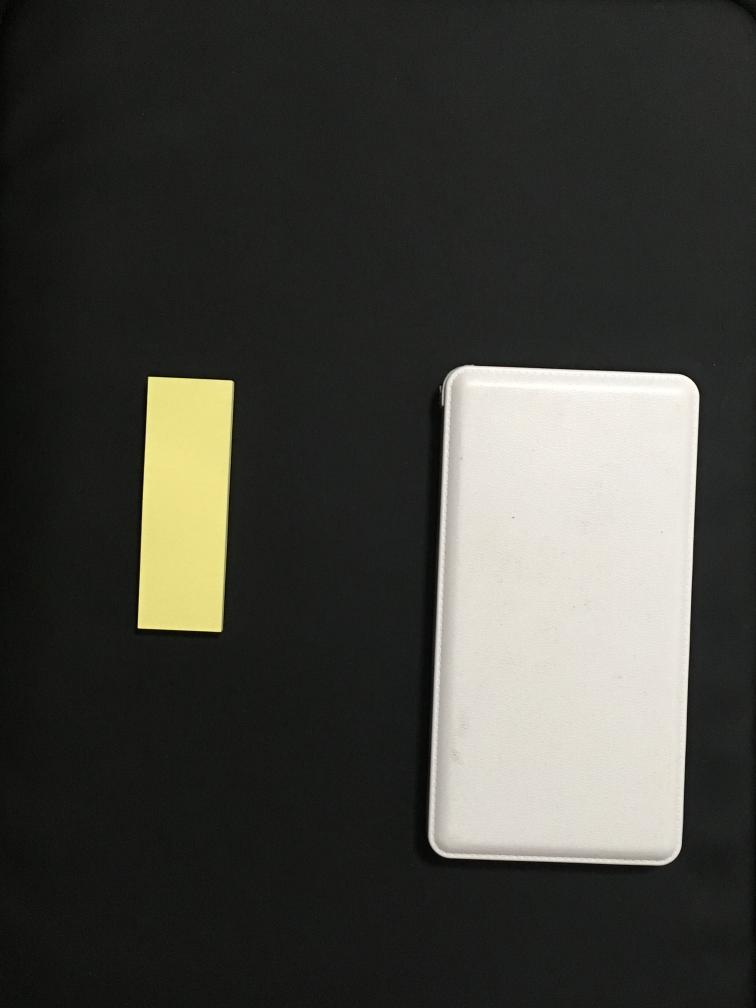
#> input picture jphacksImagrecognition/images2/correct.JPG, 3024 x 4032 px (shown at 1/4 size)
$ python setStaff.py   (older library calls are emulated)
#> lines starting #> are read from the running program, lines starting #| are printed output that depends on the picture
#!/usr/local/bin/python
#! -*- coding: utf-8 -*-

import cv2
import numpy as np
import pickle


# 指定した画像(path)の物体を検出し、外接矩形の画像を出力します


def detect_contour_num_staff(path, num_staff):

  # 画像を読込
#> called with path = './images2/correct.JPG', num_staff = 2
  src = cv2.imread(path, cv2.IMREAD_COLOR)
#> src is the input picture: shape (4032, 3024, 3); mean B, G, R 60.6, 66.2, 66.3

  # グレースケール画像読み込み
  gray0 = cv2.cvtColor(src, cv2.COLOR_BGR2GRAY)
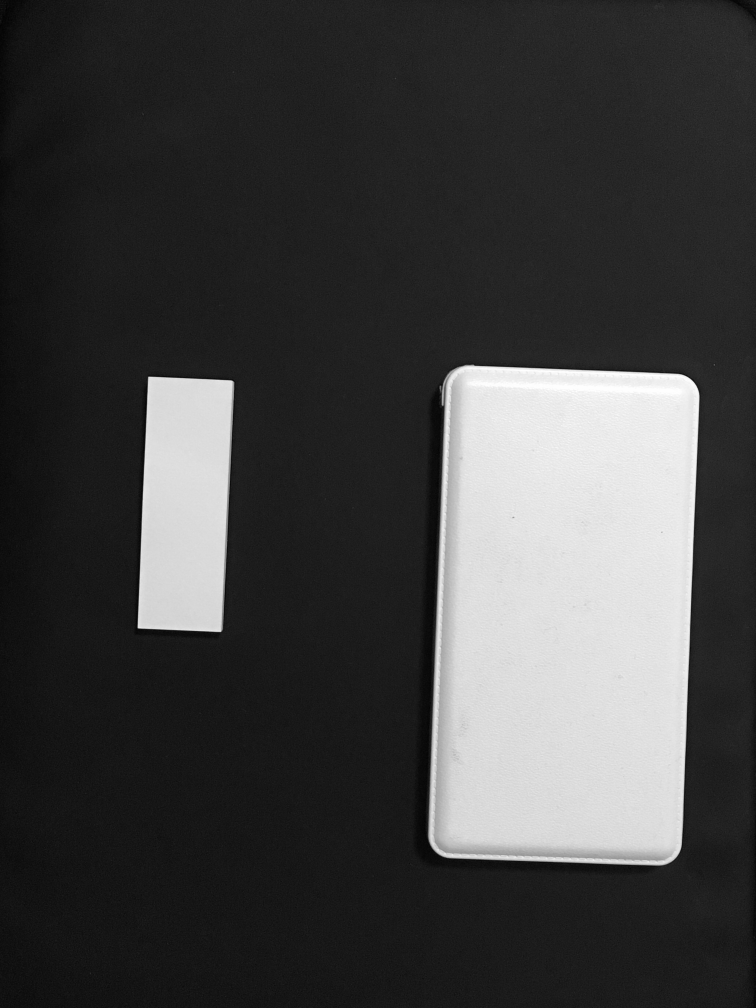
#> gray0: shape (4032, 3024) (shown at 1/4 size); min 0, max 255, mean 65.6
  #gray0 = cv2.GaussianBlur(src, (5, 5), 0)
  img = cv2.medianBlur(gray0, 5)
  gray = cv2.adaptiveThreshold(img, 255, cv2.ADAPTIVE_THRESH_GAUSSIAN_C,
                              cv2.THRESH_BINARY, 11, 2)
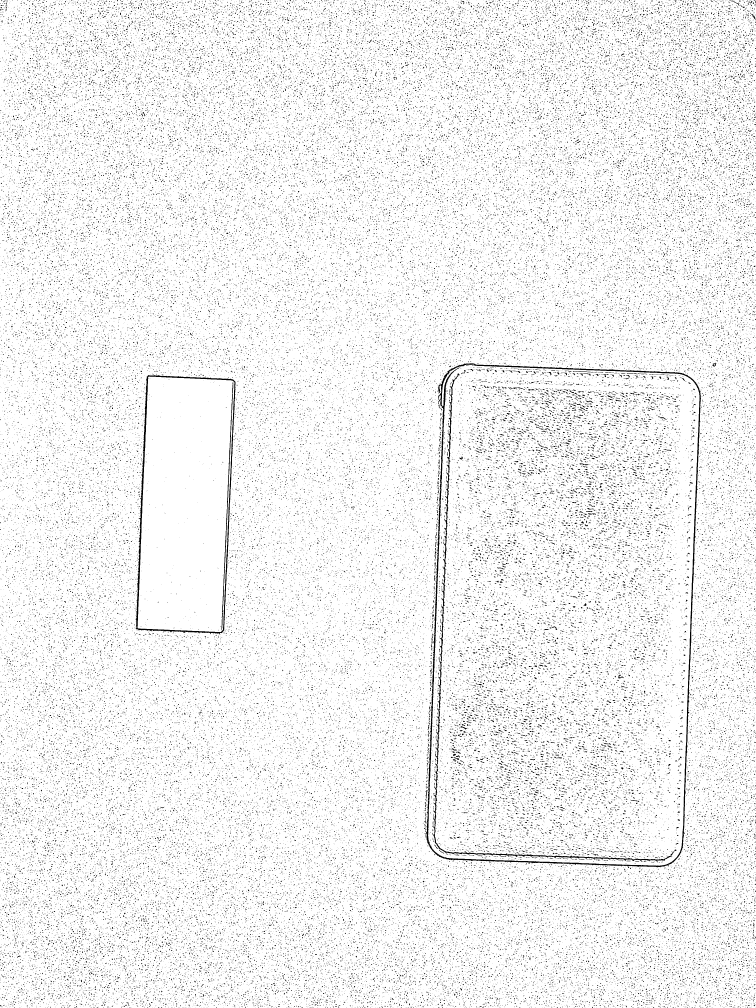
#> gray: shape (4032, 3024) (shown at 1/4 size); 94.6% white; black in thin lines or dots
  #gray = cv2.GaussianBlur(gray, (5, 5), 0)


  # 2値化
  #retval, bw = cv2.threshold(gray, 50, 255, cv2.THRESH_BINARY | cv2.THRESH_OTSU)

  #エッジング
  bw = cv2.Canny(gray, 10, 100)
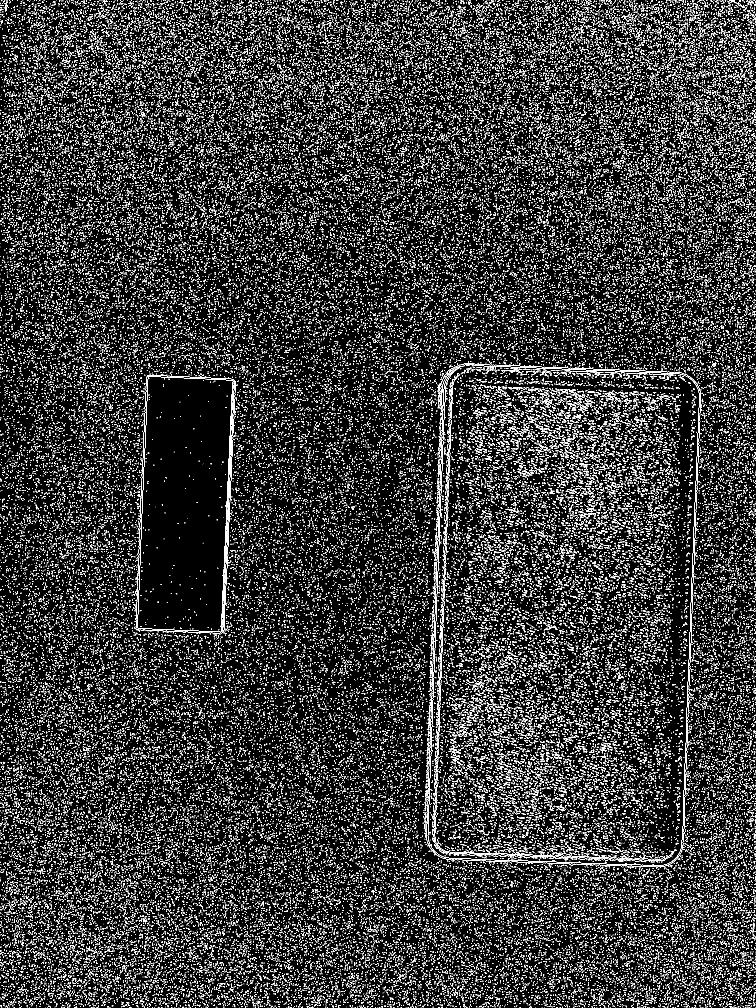
#> bw: shape (4032, 3024) (shown at 1/4 size); 7.1% white in thin lines or dots
  #bw = cv2.Sobel(gray, cv2.CV_8UC1,1, 0, ksize = 3)
  cv2.imwrite('edging.jpg', bw)

  # 輪郭を抽出
  #   contours : [領域][Point No][0][x=0, y=1]
  #   cv2.CHAIN_APPROX_NONE: 中間点も保持する
  #   cv2.CHAIN_APPROX_SIMPLE: 中間点は保持しない

  image, contours, hierarchy = cv2.findContours(

      bw, cv2.RETR_LIST, cv2.CHAIN_APPROX_NONE)
#> contours = 167878 contours
  # 矩形検出された数（デフォルトで0を指定）
  detect_count = 0

  #長方形の面積を大きい順に入れる配列
  #(中心座標x, y), (長さw, y)), (面積)
  lectangle_areaArray_temp = []
  counter_lectangle_array = 0
  # 各輪郭に対する処理
  for i in range(0, len(contours)):

    # 輪郭の領域を計算
    area = cv2.contourArea(contours[i])

    # ノイズ（小さすぎる領域）と全体の輪郭（大きすぎる領域）を除外
    if 1e3 < area:
      continue

    # 外接矩形
    if len(contours[i]) > 0:
      rect = contours[i]
      x, y, w, h = cv2.boundingRect(rect)

      lectangle_areaArray_temp.append([])
      lectangle_areaArray_temp[counter_lectangle_array].append((x, y))
      lectangle_areaArray_temp[counter_lectangle_array].append((w, h))
      lectangle_areaArray_temp[counter_lectangle_array].append(h*w)
      counter_lectangle_array += 1
#> this loop made 167878 passes
#> (area, rect, x, y, w, h) on passes 3, 5, 7, 8, 9, 10, 13, 16, 19, 20, 26, 29: (0, [[2462, 4031], [2463, 4031]], 2462, 4031, 2, 1), (0, [[2339, 4031], [2340, 4031]], 2339, 4031, 2, 1), (0, [[2178, 4031], [2179, 4031]], 2178, 4031, 2, 1), (0, [[2140, 4031], [2141, 4031]], 2140, 4031, 2, 1), (0, [[1858, 4031], [1859, 4031]], 1858, 4031, 2, 1), (0, [[1816, 4031], [1817, 4031]], 1816, 4031, 2, 1), (0, [[1269, 4031], [1270, 4031]], 1269, 4031, 2, 1), (0, [[1071, 4031], [1072, 4031]], 1071, 4031, 2, 1), (0, [[956, 4031], [957, 4031]], 956, 4031, 2, 1), (0, [[939, 4031], [940, 4031]], 939, 4031, 2, 1), (0, [[520, 4031], [521, 4031]], 520, 4031, 2, 1), (0, [[181, 4031], [182, 4031]], 181, 4031, 2, 1)
#> (area, x, y, w, h) on passes 1, 2, 4, 6, 11, 12: (0, 2990, 4031, 1, 1), (0, 2897, 4031, 1, 1), (0, 2400, 4031, 1, 1), (0, 2298, 4031, 1, 1), (0, 1303, 4031, 1, 1), (0, 1301, 4031, 1, 1)
#> after the loop, counter_lectangle_array = 167876; lectangle_areaArray_temp = 167876 items

  #大きい長方形のみを残す
  lectangle_areaArray_temp = sorted(
      lectangle_areaArray_temp, key=lambda x: x[2], reverse=True)
  lectangle_areaArray_new = [lectangle_areaArray_temp[i] for i in range(num_staff)]
#> lectangle_areaArray_new = [[(1727, 1462), (1071, 2001), 2143071], [(564, 1500), (378, 1038), 392364]]

  #長方形
  for i in range(len(lectangle_areaArray_new)):
    """
    # 外接矩形毎に画像を保存
    cv2.imwrite('./gaikei/' + str(detect_count) +
                '.jpg', src[y:y + h, x:x + w])
    detect_count = detect_count + 1
    """
    cv2.rectangle(src, (lectangle_areaArray_new[i][0][0], lectangle_areaArray_new[i][0][1]), (
        lectangle_areaArray_new[i][0][0] + lectangle_areaArray_new[i][1][0], lectangle_areaArray_new[i][0][1] + lectangle_areaArray_new[i][1][1]), (0, 255, 0), 2)
#> this loop made 2 passes

  # 外接矩形された画像を表示
  cv2.imwrite('output2.png', src)

  """
  #整理するものの位置、重さ情報を保存
  f = open('./info/sort_staff_list.txt', 'w')
  for line in lectangle_areaArray_new:
    f.write(str(line) + "\n")
  f.close()
  """

  with open('./info/sort_staff_list.pickle', mode='wb') as fo:
    pickle.dump(lectangle_areaArray_new, fo)


  for i in range(len(lectangle_areaArray_new)):
    print(lectangle_areaArray_new[i][1])
  f = open('./info/judge.txt', 'w')  # 書き込みモードで開く
  f.write('0')  # 引数の文字列をファイルに書き込む
  f.close()  # ファイルを閉じる

  # 終了処理
  #cv2.destroyAllWindows()


# [73 lines left out: function detect_contour_threshold, not called in this run]
  # 終了処理
  #cv2.destroyAllWindows()


if __name__ == '__main__':
  #並べる物の数
  num_staff = 2
  threshold = 30000
  detect_contour_num_staff('./images2/correct.JPG', num_staff)

$ run again, with jphacksImagrecognition/images2/dame2.JPG copied over jphacksImagrecognition/images2/correct.JPG
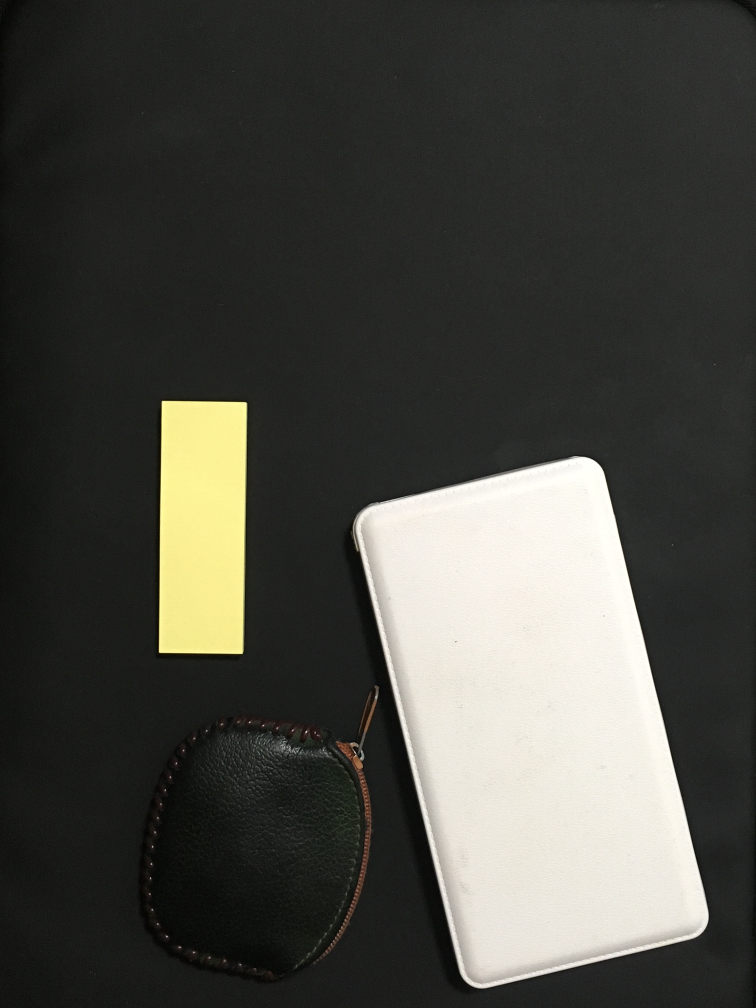
#> input picture jphacksImagrecognition/images2/dame2.JPG, 3024 x 4032 px (shown at 1/4 size)
#> in detect_contour_num_staff, src is the input picture: shape (4032, 3024, 3); mean B, G, R 67.2, 73.3, 73.6
#> in detect_contour_num_staff, `gray = cv2.adaptiveThreshold(img, 255, cv2.ADAPTIVE_THRESH_GAUSSIAN_C,..`:
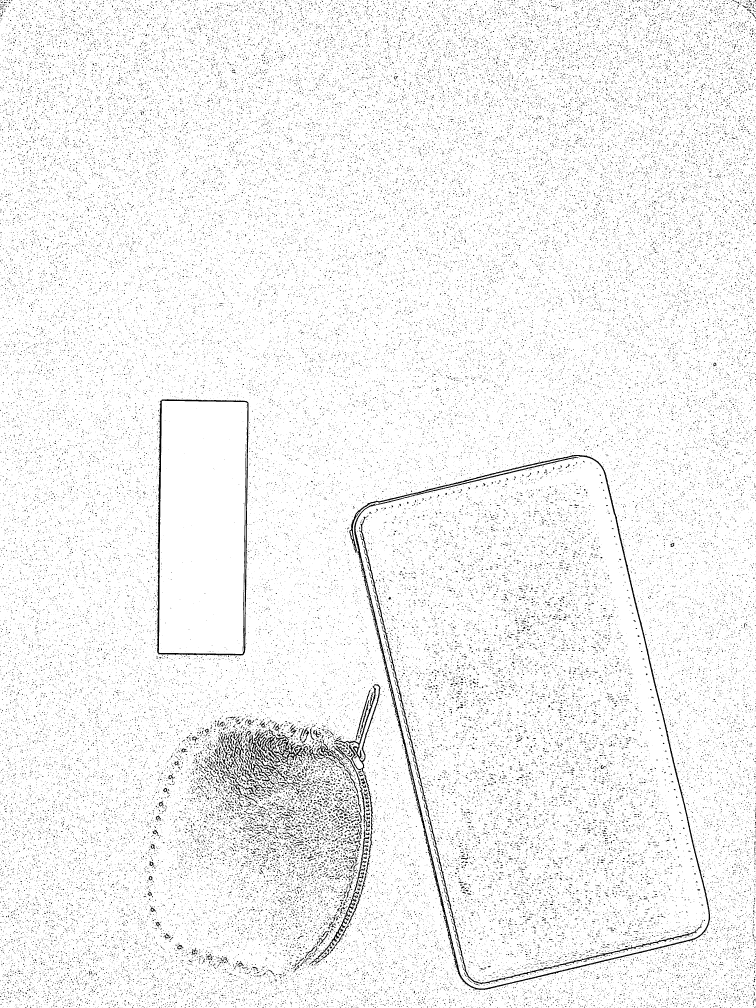
#> gray: shape (4032, 3024) (shown at 1/4 size); 95% white; black in thin lines or dots
#> in detect_contour_num_staff, `bw = cv2.Canny(gray, 10, 100)`:
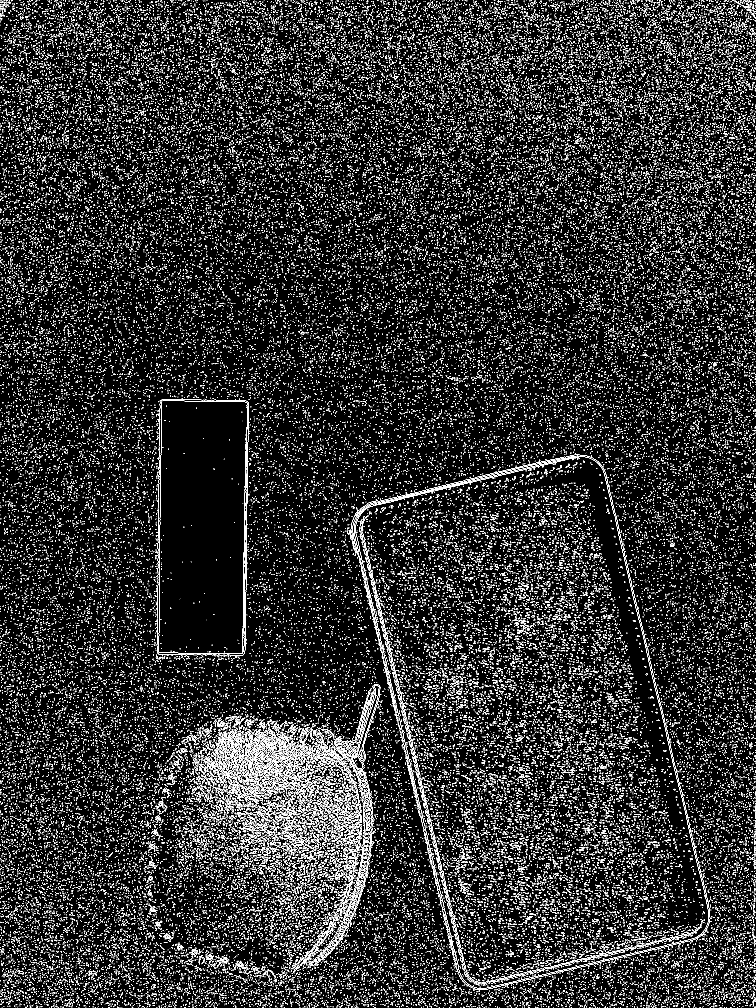
#> bw: shape (4032, 3024) (shown at 1/4 size); 6.1% white in thin lines or dots
#> contours = 140819 contours
#> the loop in detect_contour_num_staff, `for i in range(0, len(contours)):` made 140819 passes
#> (area, rect, x, y, w, h) on passes 1, 5, 8, 13, 14, 15, 17, 18: (0, [[2964, 4031], [2965, 4031]], 2964, 4031, 2, 1), (0, [[2473, 4031], [2474, 4031]], 2473, 4031, 2, 1), (0, [[2317, 4031], [2318, 4031]], 2317, 4031, 2, 1), (0, [[1633, 4031], [1634, 4031]], 1633, 4031, 2, 1), (0, [[1434, 4031], [1435, 4031]], 1434, 4031, 2, 1), (0, [[1415, 4031], [1416, 4031]], 1415, 4031, 2, 1), (0, [[1110, 4031], [1111, 4031]], 1110, 4031, 2, 1), (0, [[1035, 4031], [1036, 4031]], 1035, 4031, 2, 1)
#> after the loop in detect_contour_num_staff, `for i in range(0, len(contours)):`: counter_lectangle_array = 140819; lectangle_areaArray_temp = 140819 items
#> lectangle_areaArray_new = [[(1678, 1823), (1157, 2131), 2465567], [(1396, 1819), (1043, 392), 408856]]
#> the loop in detect_contour_num_staff, `for i in range(len(lectangle_areaArray_new)):` made 2 passes
